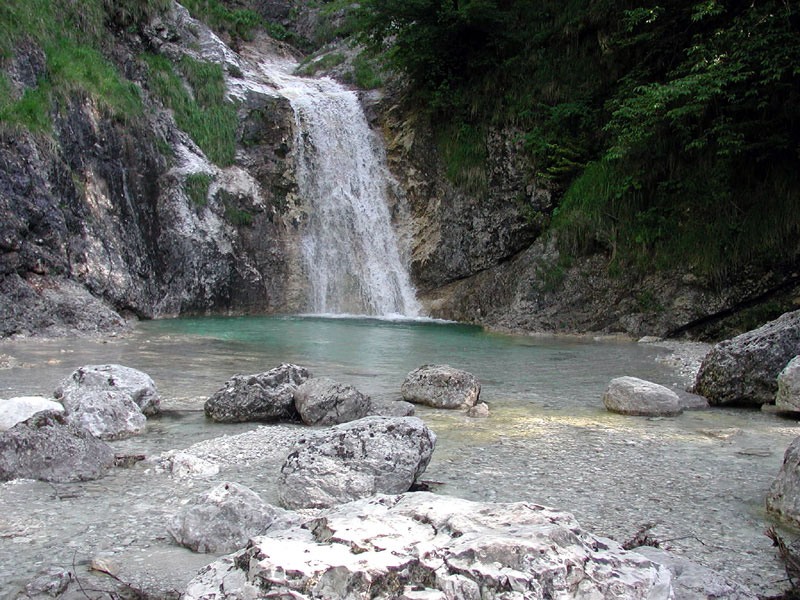
//> input picture bin/media/pr2.jpg, 800 x 600 px
$ ./pr2   (built with g++ and OpenCV 4)
//> lines starting //> are read from the running program, lines starting //| are printed output that depends on the picture
#include "opencv2/core/core.hpp"
#include "opencv2/imgproc/imgproc.hpp"
#include "opencv2/highgui/highgui.hpp"
#include <iostream>
int main ()
{
  using namespace cv;
  // Open the file.
  Mat orig;
  orig = imread("./bin/media/pr2.jpg");
//> orig is the input picture: 600 rows x 800 cols, CV_8UC3; mean B, G, R 104.4, 106.1, 103.2

  Mat blue( orig.rows, orig.cols, CV_8UC3, Scalar(0,0,0) );
  Mat red( orig.rows, orig.cols, CV_8UC3, Scalar(0,0,0) );
  Mat green( orig.rows, orig.cols, CV_8UC3, Scalar(0,0,0) );

  int from_to[] = { 0,0 };
  int from_to1[] = { 1,1 };
  int from_to2[] = { 2,2 };
  mixChannels( &orig, 1, &blue, 1, from_to, 1 );
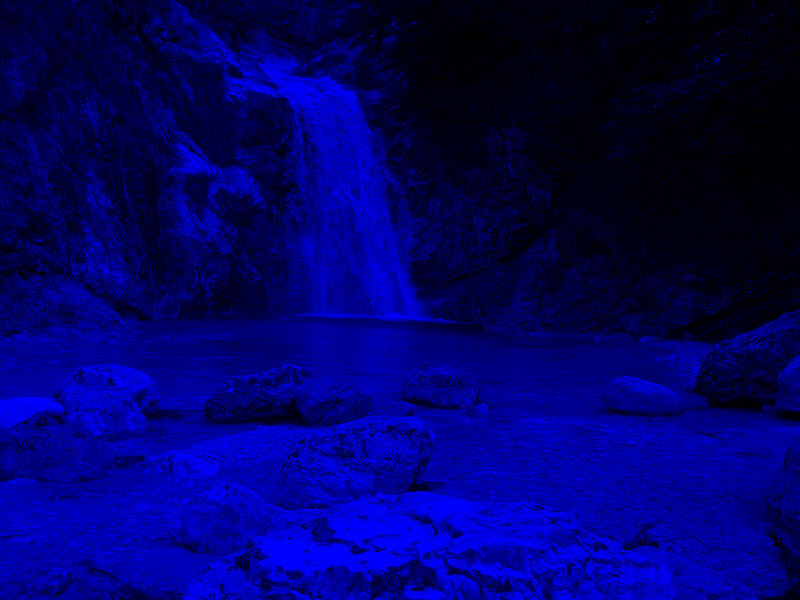
//> blue: 600 rows x 800 cols, CV_8UC3; mean B, G, R 104.4, 0, 0
  mixChannels( &orig, 1, &green, 1, from_to1, 1 );
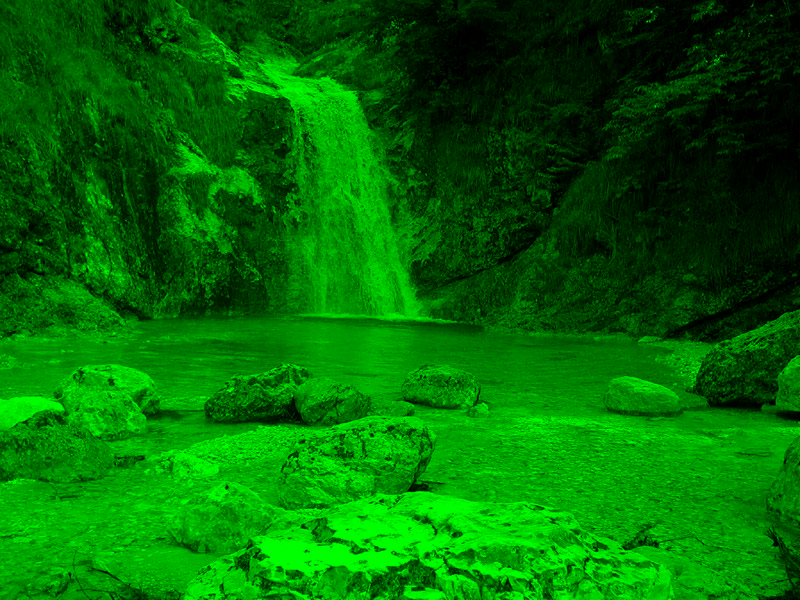
//> green: 600 rows x 800 cols, CV_8UC3; mean B, G, R 0, 106.1, 0
  mixChannels( &orig, 1, &red, 1, from_to2, 1 );
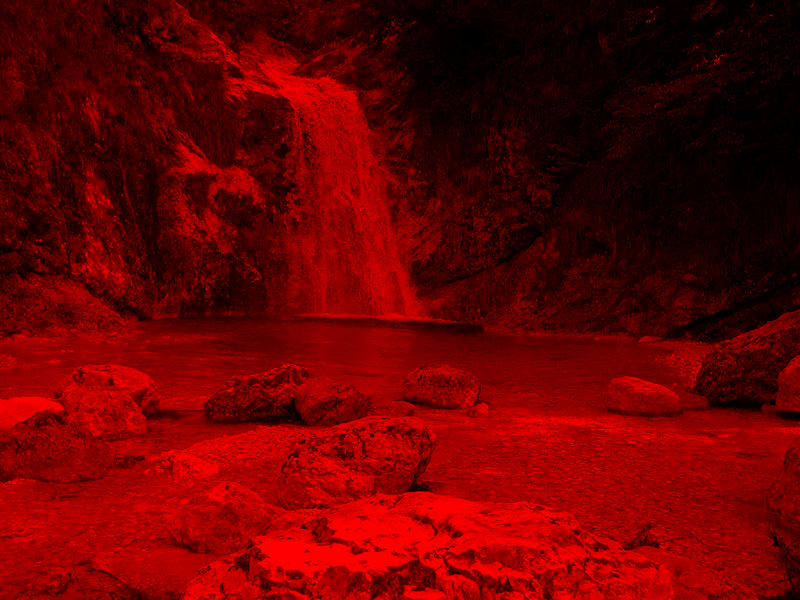
//> red: 600 rows x 800 cols, CV_8UC3; mean B, G, R 0, 0, 103.2

  namedWindow("Image:", CV_WINDOW_AUTOSIZE);
  imshow("Image:", orig);
  namedWindow("Image-Blau:", CV_WINDOW_AUTOSIZE);
  imshow("Image-Blau:", blue);
  namedWindow("Image-Gruen:", CV_WINDOW_AUTOSIZE);
  imshow("Image-Gruen:", green);
  namedWindow("Image-Rot:", CV_WINDOW_AUTOSIZE);
  imshow("Image-Rot:", red);

  // Wait for the user to press a key in the GUI window.
  cvWaitKey(0);

  // Free the resources.
  destroyWindow("Image:");
  destroyWindow("Image-Blau:");

  return 0;
}

$ run again, with bin/media/pr3.jpg copied over bin/media/pr2.jpg
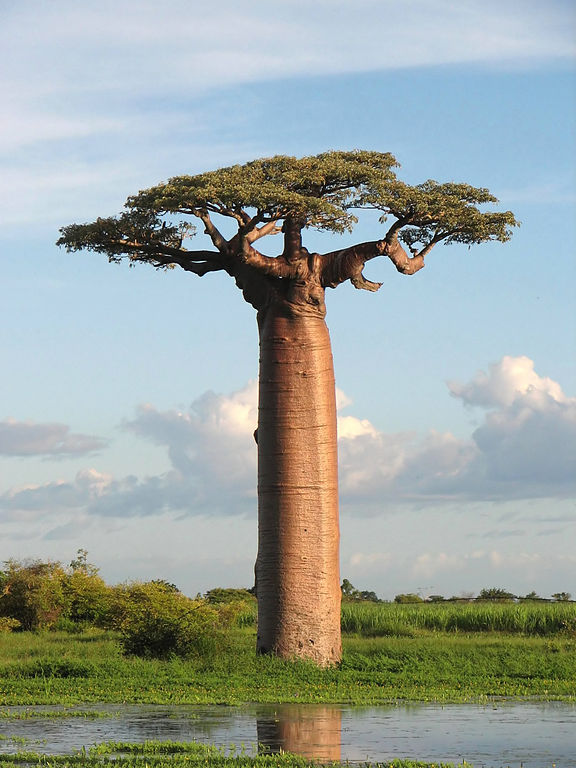
//> input picture bin/media/pr3.jpg, 576 x 768 px
//> orig is the input picture: 768 rows x 576 cols, CV_8UC3; mean B, G, R 158.8, 164.8, 155.4
//> `mixChannels( &orig, 1, &green, 1, from_to1, 1 );`:
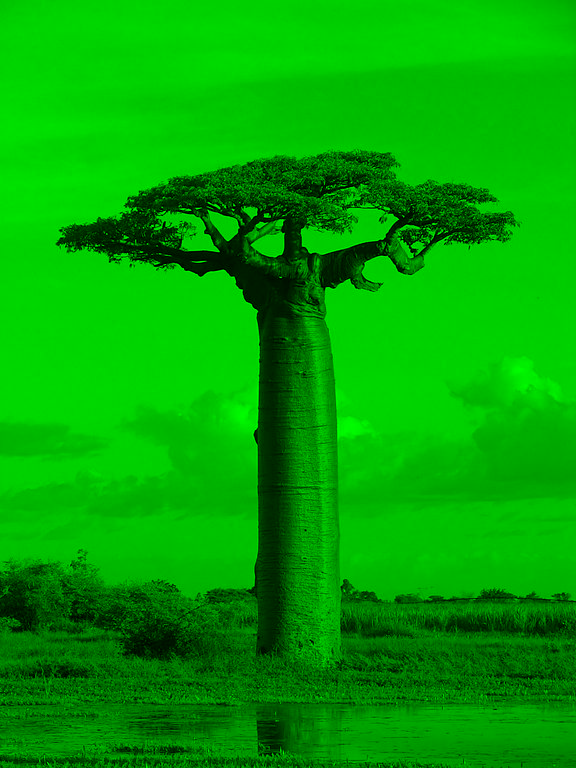
//> green: 768 rows x 576 cols, CV_8UC3; mean B, G, R 0, 164.8, 0
//> `mixChannels( &orig, 1, &red, 1, from_to2, 1 );`:
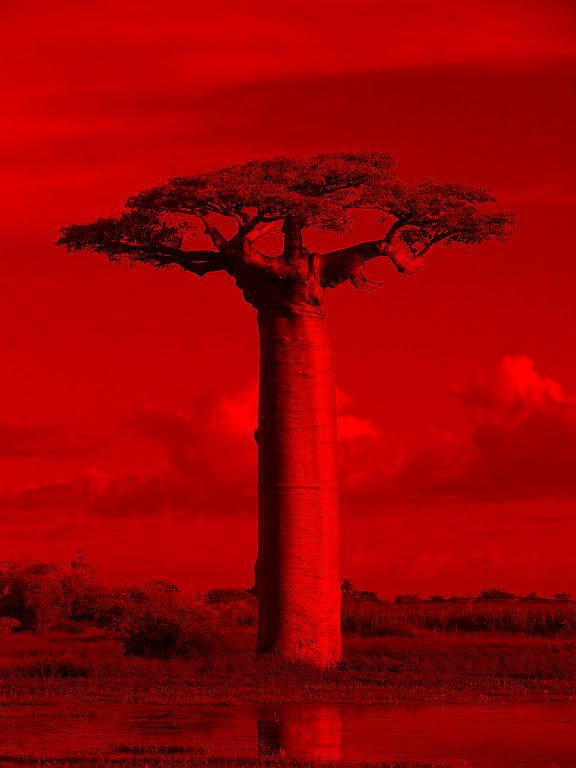
//> red: 768 rows x 576 cols, CV_8UC3; mean B, G, R 0, 0, 155.4

$ run again, with bin/media/pr5.jpg copied over bin/media/pr2.jpg
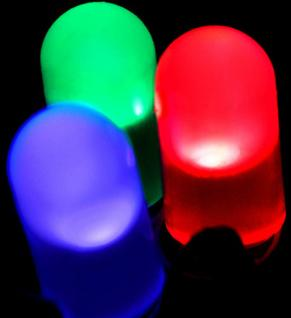
//> input picture bin/media/pr5.jpg, 291 x 318 px
//> orig is the input picture: 318 rows x 291 cols, CV_8UC3; mean B, G, R 80.9, 51.2, 73.7
//> `mixChannels( &orig, 1, &green, 1, from_to1, 1 );`:
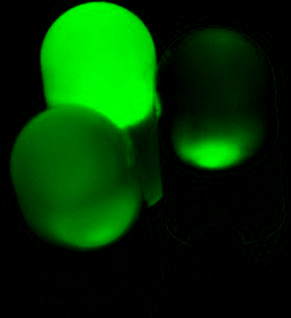
//> green: 318 rows x 291 cols, CV_8UC3; mean B, G, R 0, 51.2, 0
//> `mixChannels( &orig, 1, &red, 1, from_to2, 1 );`:
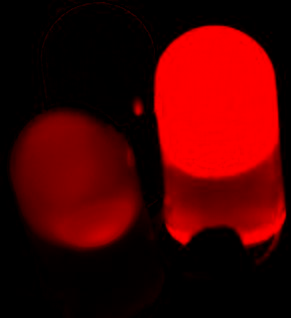
//> red: 318 rows x 291 cols, CV_8UC3; mean B, G, R 0, 0, 73.7

$ run again, with bin/media/pr8.jpg copied over bin/media/pr2.jpg
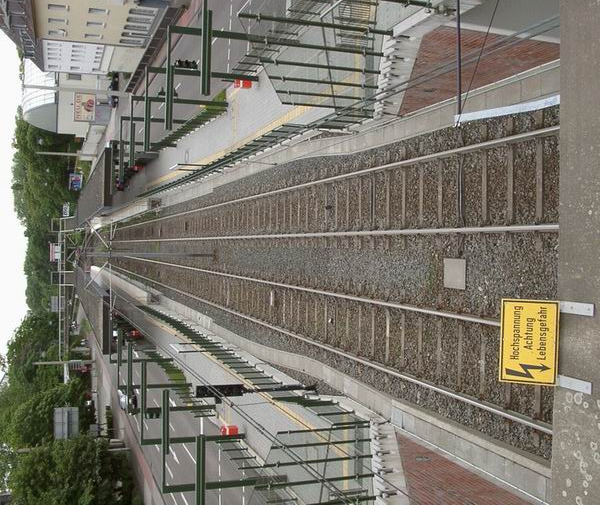
//> input picture bin/media/pr8.jpg, 600 x 505 px
//> orig is the input picture: 505 rows x 600 cols, CV_8UC3; mean B, G, R 110.1, 120.7, 124.5
//> `mixChannels( &orig, 1, &green, 1, from_to1, 1 );`:
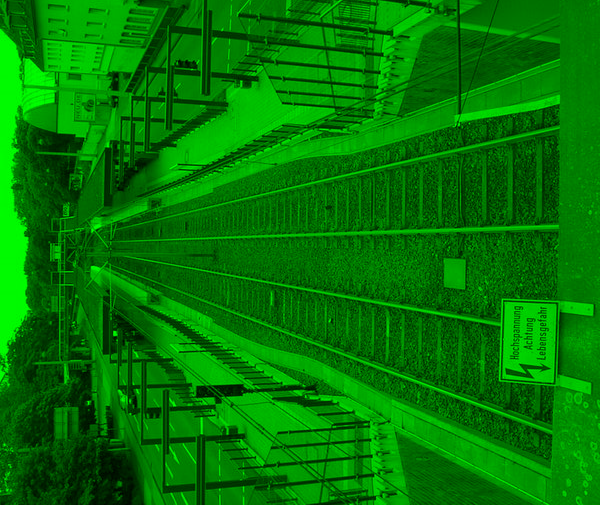
//> green: 505 rows x 600 cols, CV_8UC3; mean B, G, R 0, 120.7, 0
//> `mixChannels( &orig, 1, &red, 1, from_to2, 1 );`:
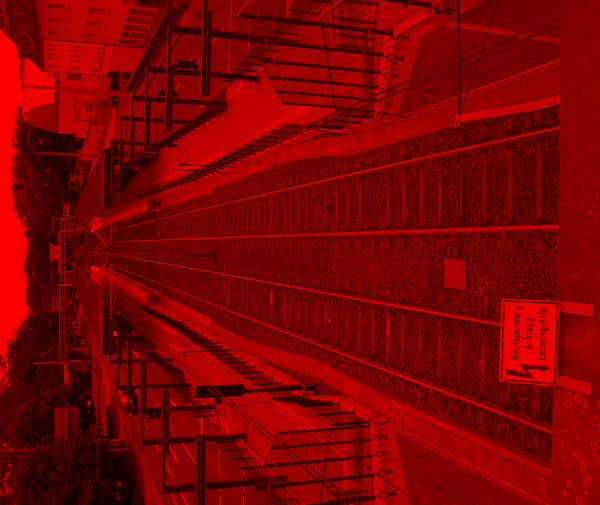
//> red: 505 rows x 600 cols, CV_8UC3; mean B, G, R 0, 0, 124.5
